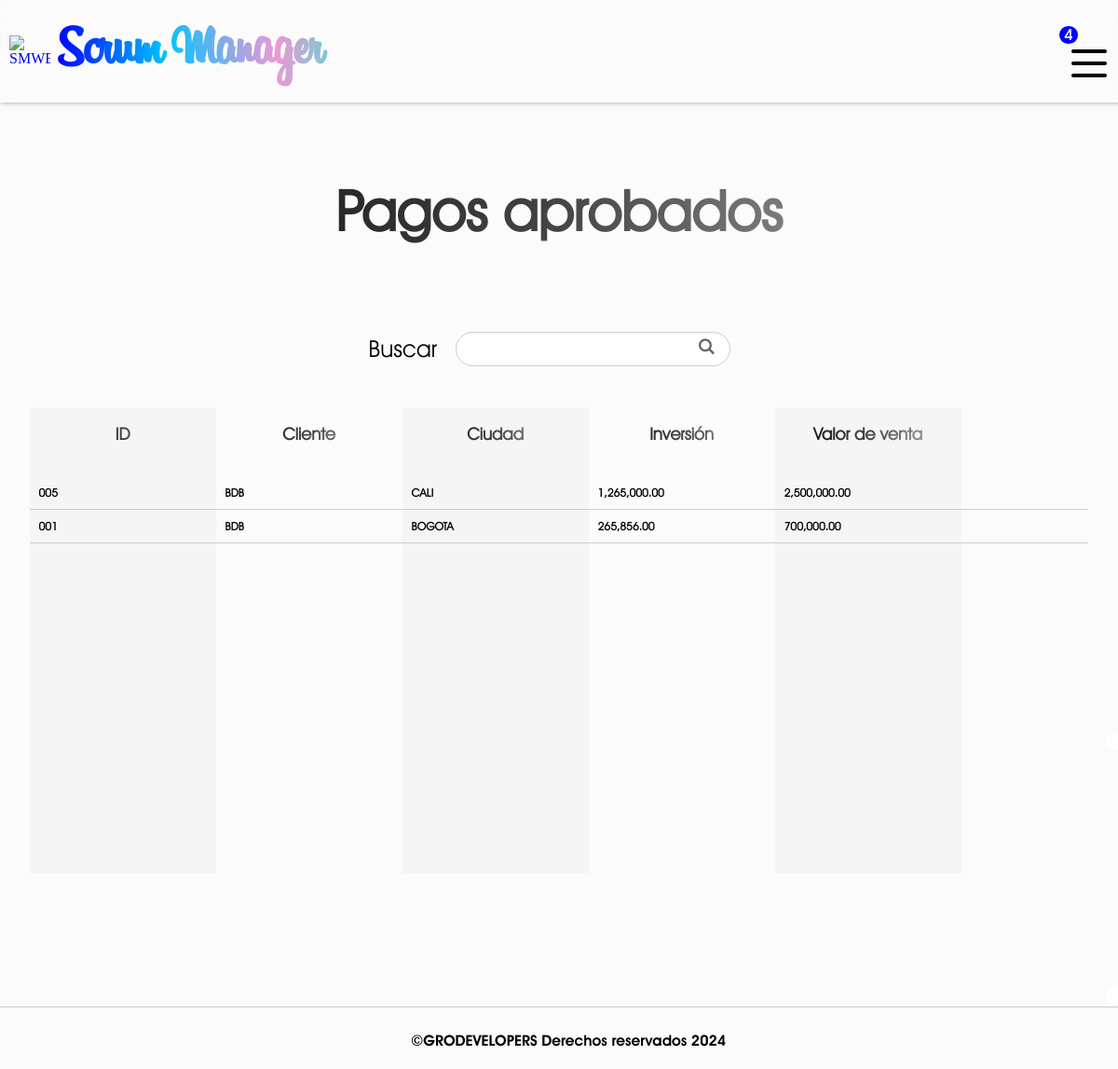
/approved-payments/ (signed in), run on an earlier commit of the app's database.
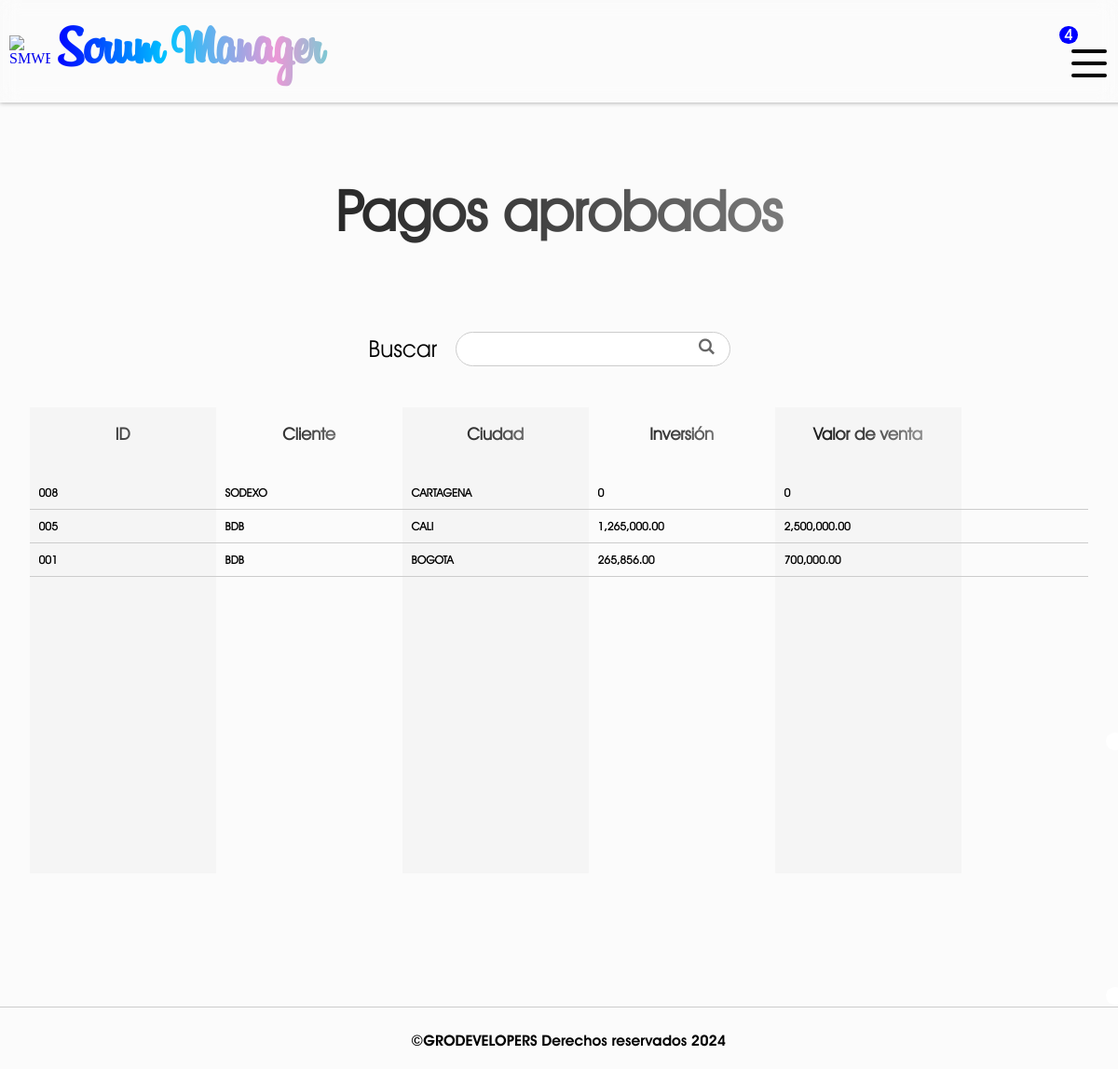
And on a later commit of the database.
### SMWEB/models.py (models this page shows, shortened)
class PaymentApproved(models.Model):
    order_id = models.CharField(verbose_name="Número de caso", max_length=255)
    client = models.CharField(verbose_name="Cliente", max_length=255, null=False, default="")
    city = models.CharField(verbose_name="Ciudad", max_length=255, null=False)
    invesment = models.DecimalField(verbose_name="Inversión", max_digits=20, decimal_places=2, null= True)
    sales_value = models.DecimalField(verbose_name="Valor de venta", max_digits=20, decimal_places=2, null= True)
    service_description = models.TextField(verbose_name="Descripción del servicio")
    in_charge = models.CharField(verbose_name="Encargado", max_length=255, null=False, default="")
    company = models.CharField(verbose_name="Empresa", max_length=255, null=False, default="")
    account_owner = models.CharField(verbose_name="Propietario de la cuenta", max_length=255, default="")
    bank_account = models.CharField(verbose_name="Banco", max_length=255, default="")
    account_number = models.CharField(verbose_name="Número de cuenta", max_length=255, default="")
    type_account = models.CharField(verbose_name="Tipo de cuenta", max_length=255, default="")
    amount = models.IntegerField(verbose_name="Pago")
    comments = models.TextField(verbose_name="Comentarios")
    made_by = models.CharField(verbose_name="Realizado por", max_length=255)
    created_at = models.DateField(verbose_name="Creado el")
    approved_at = models.DateField(verbose_name="Rechazado el", auto_now_add=True)
    approved_by = models.CharField(verbose_name="Rechazado por", max_length=255)
    class Meta:
        verbose_name = 'Pago aprobado'
        verbose_name_plural = 'Pagos aprobados'

### SMWEB/views.py (the view, shortened to what this page needs)
# urls.py: path('approved-payments/', views.approved_payments, name='approved-payments'),
@login_required(login_url=inicio)
def approved_payments(request):
    user_rol = request.user.rol
    user_company = request.user.company_id
    if user_rol not in ['financiero', 'gestor', 'gerente']:
        messages.warning(request, f'Tu rol de {user_rol} no te permite acceder a los pagos realizados')
        return redirect('inicio')
    payments = PaymentApproved.objects.filter(company = user_company).order_by('-created_at')
    formatted_invesment = []
    formatted_sales = []
    formatted_payments = []
    for payment in payments:
        if payment.invesment is not None:
            invesment = format_amount(payment.invesment)
            formatted_invesment.append(invesment)
        else:
            formatted_invesment.append(0)
        if payment.sales_value is not None:
            sales = format_amount(payment.sales_value)
            formatted_sales.append(sales)
        else:
            formatted_sales.append(0)
        if payment.amount is not None:
            payment_amount = format_amount(payment.amount)
            formatted_payments.append(payment_amount)
        else:
            formatted_payments.append(0)
    return render(request, 'approved_payments.html',{
        'payments': payments,
        'formatted_invesment': formatted_invesment,
        'formatted_sales': formatted_sales,
        'formatted_payments': formatted_payments
    })

### SMWEB/context_processors.py (called while the page is built)
def get_status(request):
    if request.user.is_authenticated:
        id = request.user.company_id
        company = Company.objects.get(id = id)
        return {
            'company': company
        }
    else:
        return {
            'company' : False
        }

def get_rejected_payments(request):
    if request.user.is_authenticated:
        company_id = request.user.company_id
        first_name = request.user.first_name
        rejected_payments = PaymentRejected.objects.filter(company = company_id).filter(in_charge = first_name.upper()).count()
        return {
            'rejected_payments': rejected_payments
        }
    return {
        'rejected_payments': False
        }

def get_payments(request):
    if request.user.is_authenticated:
        company_id = request.user.company_id
        payments = OrderPayment.objects.filter(company = company_id).count()
        return {
            'received_payments': payments
        }
    return {
        'received_payments': False
        }

### SMWEB/models.py (called while the page is built)
    def __str__(self):
        return self.name

### SMWEB/utils.py (called while the page is built)
def format_amount(amount):
    return f"{amount:,.2f}"

### SMWEB/templates/approved_payments.html (shortened to what this page needs)
{% extends "layout.html" %}
{% block content %}
    {% if company.status %}
        <h1 id="title" >Pagos aprobados</h1>
        <form action="" method="post" class="search_engine">
            <label for="search">Buscar</label>
            <input type="text" name="search">
            <input type="submit" class="symbol_search" value="L">
        </form>
        {% if payments %}
            <section id="payments">
                <div class="payments__column payments__column--id">
                    <h3 class="column__title">ID</h3>
                    {% for payment in payments %}
                        <div class="payments__element payments__element-id">{{payment.order_id}}</div>
                    {% endfor %}
                </div>
                <div class="payments__column payments__column--client">
                    <h3 class="column__title">Cliente</h3>
                    {% for payment in payments %}
                        <div class="payments__element payments__element-client">{{payment.client}}</div>
                    {% endfor %}
                </div>
                <div class="payments__column payments__column--city">
                    <h3 class="column__title">Ciudad</h3>
                    {% for payment in payments %}
                        <div class="payments__element payments__element-city">{{payment.city}}</div>
                    {% endfor %}
                </div>
                <div class="payments__column payments__column--invesment">
                    <h3 class="column__title">Inversión</h3>
                    {% for invesment in formatted_invesment %}
                        <div class="payments__element payments__element-invesment">{{invesment}}</div>
                    {% endfor %}
                </div>
                <div class="payments__column payments__column--sales_value">
                    <h3 class="column__title">Valor de venta</h3>
                    {% for sales in formatted_sales %}
                        <div class="payments__element payments__element-sales_value">{{sales}}</div>
                    {% endfor %}
                </div>
                <div class="payments__column payments__column--service_description">
                    <h3 class="column__title">Descripción</h3>
                    {% for payment in payments %}
                        <div class="payments__element payments__element-service_description">{{payment.service_description}}</div>
                    {% endfor %}
                </div>
            </section>
        {% else %}
            <h1 id="title" >No existen pagos realizados</h1>
        {% endif %}
    {% else %}
        <h1 id="title" >Lo siento {{user.first_name}}, tu empresa se encuentra inactiva</h1>
    {% endif %}
{% endblock %}

What changed in the data, as far as the page shows it:
added PaymentApproved: order_id "008", client "SODEXO", city "CARTAGENA"
Also different on the page:
new list line: "0"
